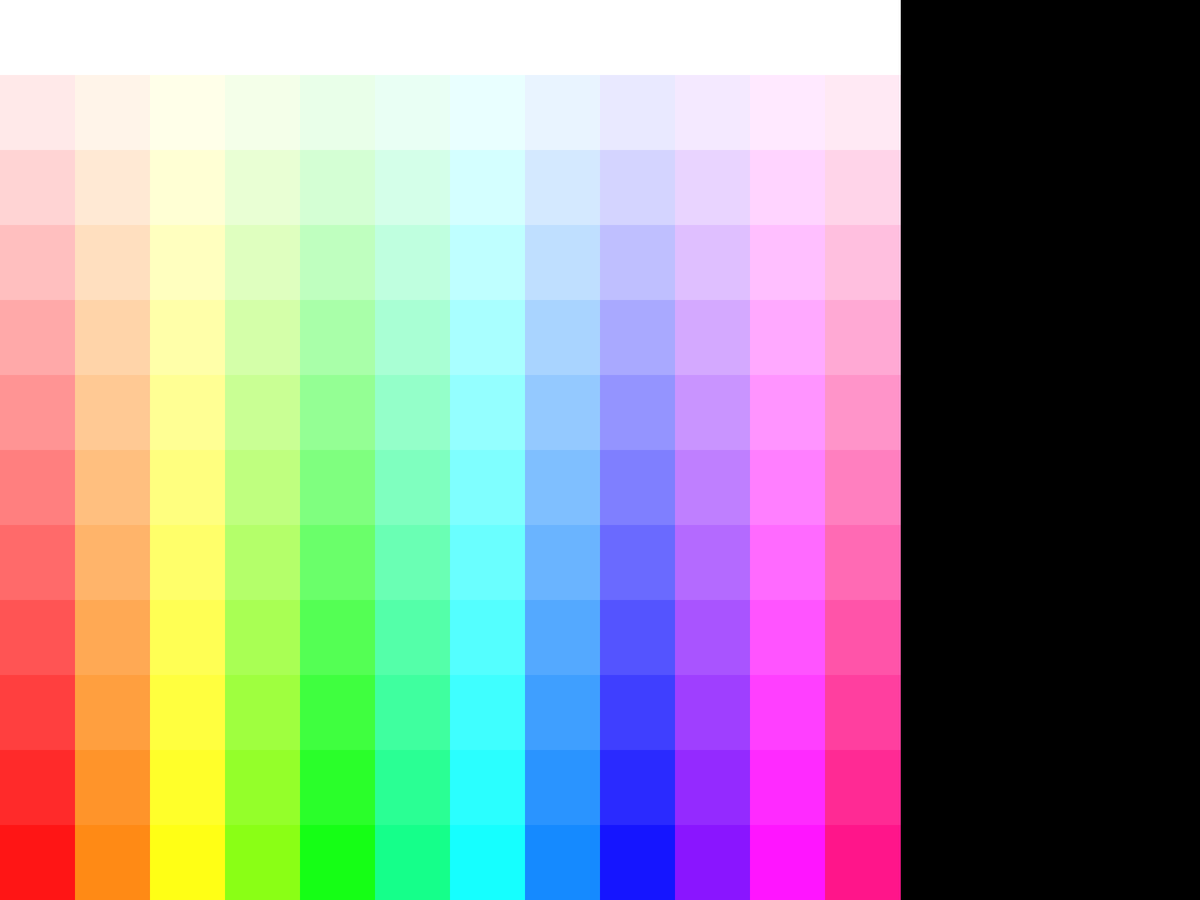
Frame 1 (no input)
Frame 2 (the mouse pressed at the canvas centre, redrawn once): identical to frame 1, image omitted

The Processing sketch that drew this single still picture (run headless with seeded random() and noise(); the mouse was pressed at the canvas centre and the sketch redrawn once):

// Processing sketch: colorSelector
// ── colorSelector.pde
int Hue;
int Saturation;
int Brightness;
int factor = height;


void setup(){
  background(0);
  fullScreen();
  orientation(LANDSCAPE);
  colorMode(HSB, height, height, height);
  noLoop();
}


void draw(){
   displayHSPicker();
}

void mousePressed(){
  if(mouseX < height){
    displayBPicker();
  }
   else if(mouseX < height + ( width -  height) / 2){
     displayPickedColour();
   }
   
}


void displayHSPicker(){
  noStroke();
  for(int Hue = 0; Hue < height; Hue += factor){
    for(int Saturation = 0; Saturation < height; Saturation += factor){
      stroke(Hue, Saturation, height);
      fill(Hue, Saturation, height);
      rect(Hue, Saturation, factor, factor);
    }
  }
}


void displayBPicker(){
  Hue = mouseX;
  Saturation = mouseY;
  for(int Brightness = 0; Brightness < height; Brightness++){
    stroke(Hue, Saturation, Brightness);
    line(height , Brightness,  height + ( width -  height) / 2, Brightness);
   }
}


void displayPickedColour(){
   Brightness = mouseY;
   noStroke();
   fill(Hue, Saturation, Brightness);
   rect(height + ( width -  height) / 2, 0, width, height);
}
